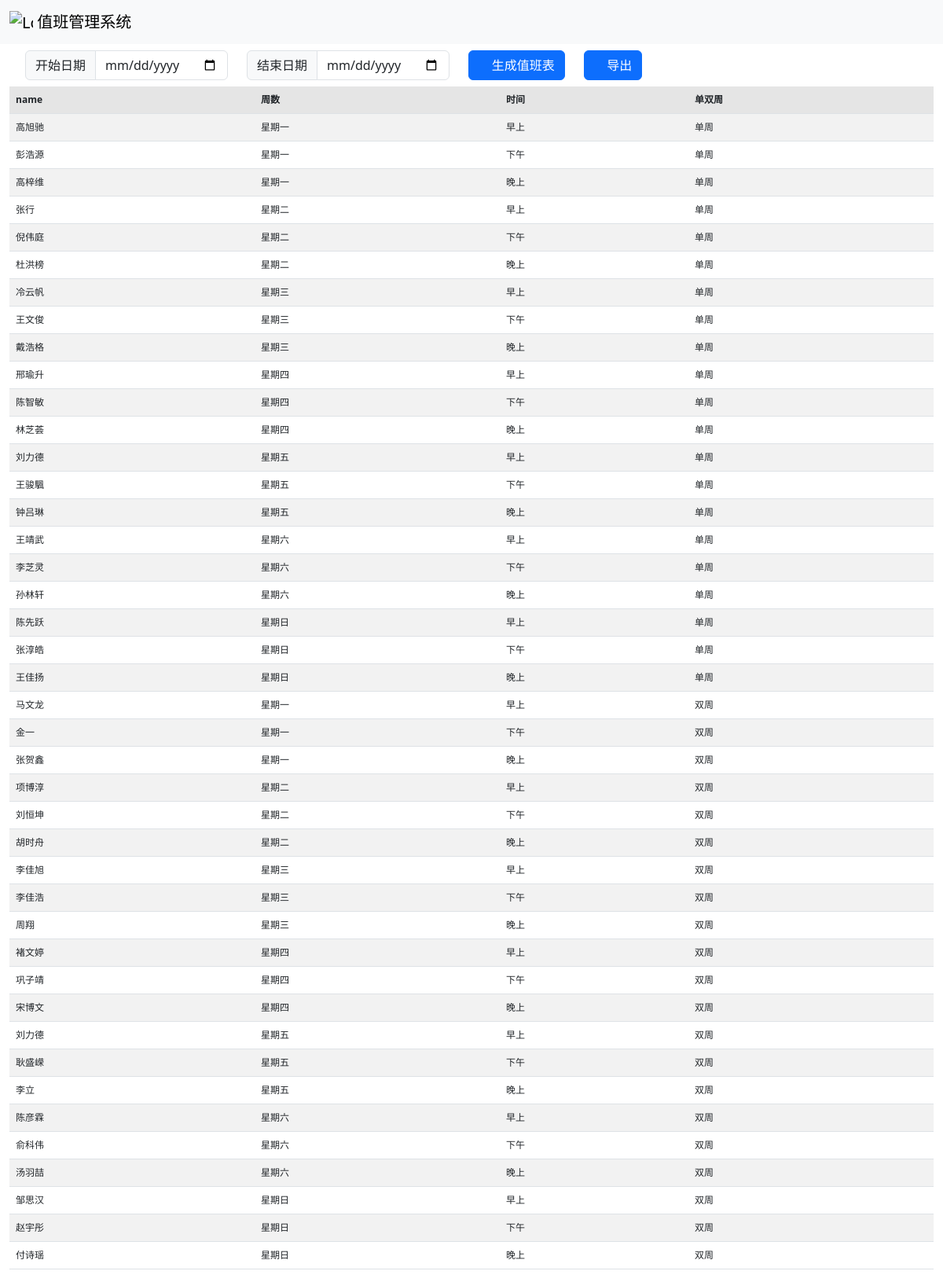
The app's page / (signed in) with its own data.
### index/models.py (models this page shows)
class MyUsers(models.Model):
    id = models.AutoField(verbose_name="id", primary_key=True)
    user = models.CharField(verbose_name="姓名", max_length=33, default='', null=True)
    Gender = [
        (0, '男'),
        (1, '女'),
    ]
    gender = models.SmallIntegerField(default=0, verbose_name='性别', choices=Gender)
    department = models.ForeignKey(verbose_name="科室", to="Department", on_delete=models.CASCADE, null=True)
    Active = [
        (1, "正常"),
        (2, "请假"),
        (3, "出差"),
        (4, "禁用"),
    ]
    is_active = models.SmallIntegerField(verbose_name="状态", default=1, choices=Active)
    week = [
        (0, '星期一'),
        (1, '星期二'),
        (2, '星期三'),
        (3, '星期四'),
        (4, '星期五'),
        (5, '星期六'),
        (6, '星期日')
    ]
    work_week = models.SmallIntegerField(default=0, verbose_name='周数', choices=week)
    work_time_choice = [
        (0, '早上'),
        (1, '下午'),
        (2, '晚上')
    ]
    work_time = models.SmallIntegerField(default=0, verbose_name='早上', choices=work_time_choice)
    oe_week_choice = [
        (0, '双周'),
        (1, '单周')
    ]
    oe_week = models.SmallIntegerField(default=0, verbose_name='单双周', choices=oe_week_choice)
    def __str__(self):
        return self.user

### index/views.py (the view, shortened to what this page needs)
# urls.py: path('', include('index.urls'))
def index(request):
    data_u = MyUsers.objects.all()
    print(data_u)
    if request.method == 'GET':
        context = {
            'method': 'GET',
            'data': data_u
        }
        return render(request, 'index/index.html', context)

### index/SimpleMiddleware.py (called while the page is built)
    def __call__(self, request):
        open_urls = ['/admin/login/', '/admin/logout/']
        if not request.user.is_authenticated and request.path_info not in open_urls:
            return redirect('/admin/login/')
        response = self.get_response(request)
        return response

### templates/index/index.html (shortened to what this page needs)
{% extends 'index/base.html' %}
{% load static %}
{% block css %}
    <link href="{% static 'css/table.css' %}" rel="stylesheet">
    <link rel="stylesheet" href="{% static 'bootstrap-icons/bootstrap-icons.css' %}">
{% endblock %}
{% block body %}
    {% include "index/navbar.html" %}
    {% include "index/table.html" %}
{% endblock %}

### templates/index/base.html (shortened to what this page needs)
<!doctype html>
{% load static %}
<html>
<head>
    {% block css %}
    {% endblock %}
    <link href="{% static 'bootstrap-5.3.0/css/bootstrap.min.css' %}" rel="stylesheet"
>
</head>
<body>
{% block body %}
{% endblock %}
</body>
</html>

### templates/index/navbar.html
{% load static %}
<nav class="navbar bg-body-tertiary">
    <div class="container-fluid">
        <a class="navbar-brand" href="#">
            <img src="{% static 'elab.png' %}" alt="Logo" width="30" height="24" class="d-inline-block align-text-top">
            值班管理系统
        </a>
    </div>
</nav>

### templates/index/table.html (shortened to what this page needs)
<div class="row m-0">
    <form method="post" action="{% url 'index' %}" class="row row-cols-lg-auto align-items-center m-2">
        <div class="col-12">
            <div class="input-group">
                <div class="input-group-text">开始日期</div>
                <input type="date" required name="date_start" value="{{ date_start_f }}" class="form-control"
                       id="inlineFormInputGroupUsername"
                       placeholder="开始日期">
            </div>
        </div>
        <div class="col-12">
            <div class="input-group">
                <div class="input-group-text">结束日期</div>
                <input type="date" required name="date_end" value="{{ date_end_f }}" class="form-control"
                       id="inlineFormInputGroupUsername"
                       placeholder="结束日期">
            </div>
        </div>
        <div class="col-12">
            <button type="submit" class="btn btn-primary">
                <i class="bi bi-calendar-check"></i>
                生成值班表
            </button>
        </div>
        {% if data %}
            <div class="col-12">
                <a class="btn btn-primary"
                   href="{% url 'download' %}?list={{ data }}&date_s={{ date_start_f }}&date_e={{ date_end_f }}">
                    <i class="bi-alarm bi-filetype-xlsx"></i>
                    导出
                </a>
            </div>
        {% endif %}
    </form>
    {% if data %}
        {% if method == 'GET' %}
            <div class="row-12">
                <table class="table table-striped">
                    <thead>
                    <tr class="table-active">
                        <th scope="col">name</th>
                        <th scope="col">周数</th>
                        <th scope="col">时间</th>
                        <th scope="col">单双周</th>
                    </tr>
                    </thead>
                    <tbody>
                    {% for item in data %}
                        <tr>
                            <td>{{ item }}</td>
                            <td>{{ item.get_work_week_display }}</td>
                            <td>{{ item.get_work_time_display }}</td>
                            <td>{{ item.get_oe_week_display }}</td>
                        </tr>
                    {% endfor %}
                    </tbody>
                </table>
            </div>
        {% endif %}
    {% endif %}
</div>

### static/css/table.css (style rules this page uses)
table tr * { padding: 0; font-size: 9pt; }

### records on screen
MyUsers: user "高旭驰", work_week "星期一", work_time "早上", oe_week "单周"
MyUsers: user "彭浩源", work_week "星期一", work_time "下午", oe_week "单周"
MyUsers: user "高梓维", work_week "星期一", work_time "晚上", oe_week "单周"
MyUsers: user "张行", work_week "星期二", work_time "早上", oe_week "单周"
MyUsers: user "倪伟庭", work_week "星期二", work_time "下午", oe_week "单周"
MyUsers: user "杜洪榜", work_week "星期二", work_time "晚上", oe_week "单周"
MyUsers: user "冷云帆", work_week "星期三", work_time "早上", oe_week "单周"
MyUsers: user "王文俊", work_week "星期三", work_time "下午", oe_week "单周"
MyUsers: user "戴浩格", work_week "星期三", work_time "晚上", oe_week "单周"
MyUsers: user "邢瑜升", work_week "星期四", work_time "早上", oe_week "单周"
MyUsers: user "陈智敏", work_week "星期四", work_time "下午", oe_week "单周"
MyUsers: user "林芝荟", work_week "星期四", work_time "晚上", oe_week "单周"
MyUsers: user "刘力德", work_week "星期五", work_time "早上", oe_week "单周"
MyUsers: user "王骏颿", work_week "星期五", work_time "下午", oe_week "单周"
MyUsers: user "钟吕琳", work_week "星期五", work_time "晚上", oe_week "单周"
MyUsers: user "王靖武", work_week "星期六", work_time "早上", oe_week "单周"
MyUsers: user "李芝灵", work_week "星期六", work_time "下午", oe_week "单周"
MyUsers: user "孙林轩", work_week "星期六", work_time "晚上", oe_week "单周"
MyUsers: user "陈先跃", work_week "星期日", work_time "早上", oe_week "单周"
MyUsers: user "张淳皓", work_week "星期日", work_time "下午", oe_week "单周"
MyUsers: user "王佳扬", work_week "星期日", work_time "晚上", oe_week "单周"
MyUsers: user "马文龙", work_week "星期一", work_time "早上", oe_week "双周"
MyUsers: user "金一", work_week "星期一", work_time "下午", oe_week "双周"
MyUsers: user "张贺鑫", work_week "星期一", work_time "晚上", oe_week "双周"
MyUsers: user "项博淳", work_week "星期二", work_time "早上", oe_week "双周"
MyUsers: user "刘恒坤", work_week "星期二", work_time "下午", oe_week "双周"
MyUsers: user "胡时舟", work_week "星期二", work_time "晚上", oe_week "双周"
MyUsers: user "李佳旭", work_week "星期三", work_time "早上", oe_week "双周"
MyUsers: user "李佳浩", work_week "星期三", work_time "下午", oe_week "双周"
MyUsers: user "周翔", work_week "星期三", work_time "晚上", oe_week "双周"
MyUsers: user "褚文婷", work_week "星期四", work_time "早上", oe_week "双周"
MyUsers: user "巩子靖", work_week "星期四", work_time "下午", oe_week "双周"
MyUsers: user "宋博文", work_week "星期四", work_time "晚上", oe_week "双周"
MyUsers: user "刘力德", work_week "星期五", work_time "早上", oe_week "双周"
MyUsers: user "耿盛嵘", work_week "星期五", work_time "下午", oe_week "双周"
MyUsers: user "李立", work_week "星期五", work_time "晚上", oe_week "双周"
MyUsers: user "陈彦霖", work_week "星期六", work_time "早上", oe_week "双周"
MyUsers: user "俞科伟", work_week "星期六", work_time "下午", oe_week "双周"
MyUsers: user "汤羽喆", work_week "星期六", work_time "晚上", oe_week "双周"
MyUsers: user "邹思汉", work_week "星期日", work_time "早上", oe_week "双周"
MyUsers: user "赵宇彤", work_week "星期日", work_time "下午", oe_week "双周"
MyUsers: user "付诗瑶", work_week "星期日", work_time "晚上", oe_week "双周"
